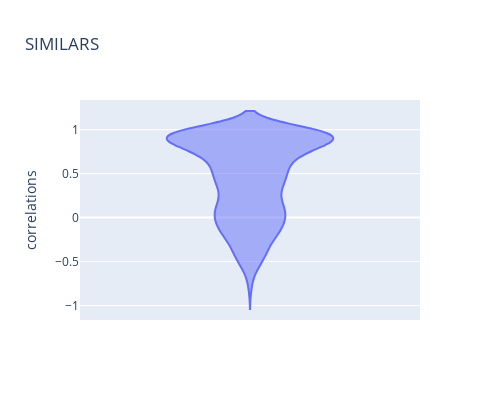
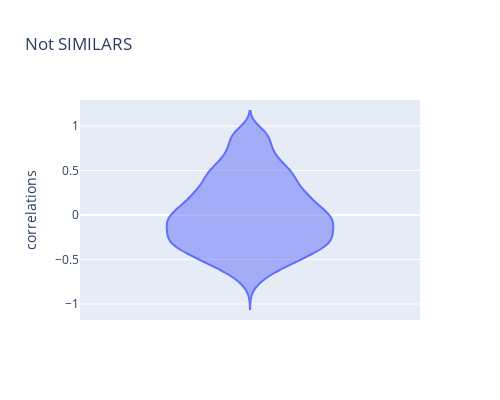

Write notebook code for charts like these, in order.
### Markdown cell above
### Okay. now we plot the distributions of similarities divided into classes. first, those pairs that are already know to be similar. Second those that are not.

### Code cell
choice=np.random.choice(cos_sim_f_flatten1.shape[0], 2048)
cos_sim_f_flatten1=cos_sim_f_flatten1[choice]
cos_sim_f_flatten1=pd.DataFrame(cos_sim_f_flatten1,columns=['correlations'])
fig=px.violin(cos_sim_f_flatten1, y='correlations',width=500, height=400,title="SIMILARS")
fig.show()


choice=np.random.choice(cos_sim_f_flatten0.shape[0], 2048)
cos_sim_f_flatten0=cos_sim_f_flatten0[choice]
cos_sim_f_flatten0=pd.DataFrame(cos_sim_f_flatten0,columns=['correlations'])
fig=px.violin(cos_sim_f_flatten0, y='correlations',width=500, height=400,title="Not SIMILARS")
fig.show()

### Figure 1 — Plotly figure (JSON) as saved in the notebook; plotly's stock layout.template omitted (floating-point values rounded to 4 significant figures; data arrays with more than 128 entries replaced by an {"elided": "..."} marker saying what was removed)
{"data": [{"alignmentgroup": "True", "box": {"visible": false}, "hovertemplate": "correlations=%{y}<extra></extra>", "legendgroup": "", "marker": {"color": "#636efa"}, "name": "", "offsetgroup": "", "orientation": "v", "scalegroup": "True", "showlegend": false, "type": "violin", "x0": " ", "xaxis": "x", "y": {"elided": "2048 float values"}, "y0": " ", "yaxis": "y"}], "layout": {"height": 400, "legend": {"tracegroupgap": 0}, "title": {"text": "SIMILARS"}, "violinmode": "group", "width": 500, "xaxis": {"anchor": "y", "domain": [0, 1]}, "yaxis": {"anchor": "x", "domain": [0, 1], "title": {"text": "correlations"}}}}

### Figure 2 — Plotly figure (JSON) as saved in the notebook; plotly's stock layout.template omitted (floating-point values rounded to 4 significant figures; data arrays with more than 128 entries replaced by an {"elided": "..."} marker saying what was removed)
{"data": [{"alignmentgroup": "True", "box": {"visible": false}, "hovertemplate": "correlations=%{y}<extra></extra>", "legendgroup": "", "marker": {"color": "#636efa"}, "name": "", "offsetgroup": "", "orientation": "v", "scalegroup": "True", "showlegend": false, "type": "violin", "x0": " ", "xaxis": "x", "y": {"elided": "2048 float values"}, "y0": " ", "yaxis": "y"}], "layout": {"height": 400, "legend": {"tracegroupgap": 0}, "title": {"text": "Not SIMILARS"}, "violinmode": "group", "width": 500, "xaxis": {"anchor": "y", "domain": [0, 1]}, "yaxis": {"anchor": "x", "domain": [0, 1], "title": {"text": "correlations"}}}}
